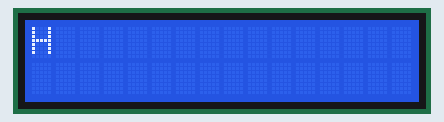
The sketch below on a simulated Arduino Uno, built with avr-gcc and run on an emulated ATmega328P. On the bench: 16×2 character LCD.

Above: at 0.1 s.
At 1.1 s:
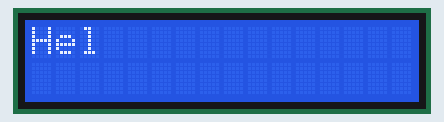
At 2.1 s:
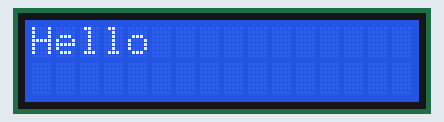
At 4.6 s:
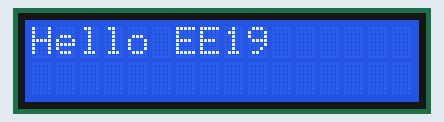
At 7.1 s:
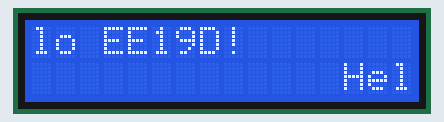
At 12.6 s:
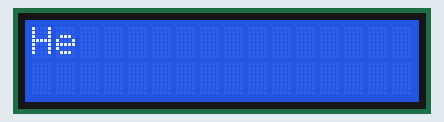

Measured:
- by itself, everything shown: repeats every 12.0 s, in 24 steps
- what the display in image 1 shows lasts 0.5 s, from 1.1 s to 1.6 s
- what the display in image 2 shows lasts 1.0 s, from 2.1 s to 3.1 s

The sketch:

Projekt_15-LCD_Display-ovn1.ino
```cpp
/******************************************************************
*  Projekt 15 - LCD-Display - ovn1
*  Den skriver ut ett tecken i taget och scrollar det åt vänster.
*******************************************************************/
// Ladda ner LiquidCrystal-biblioteket
#include <LiquidCrystal.h>

// Initiera biblioteket med de stift du använder.
const int rs = 2;
const int en = 4;
const int d4 = 8;
const int d5 = 9;
const int d6 = 10;
const int d7 = 11;
LiquidCrystal lcd(rs, en, d4, d5, d6, d7);

char message[] = {'H','e','l','l','o',' ','E','E','1','9','D','!'};

void setup()
{
  lcd.begin(16, 2); // Initiera 16x2 LCD
  lcd.clear();      // Rensa gamla data som visas på displayen.
}

void loop()
{
  lcd.setCursor(0, 0);

  // Skriver ut ett tecken i taget
  for (int index = 0; index < 12; index++)
  {
    lcd.print(message[index]);
    delay(500);
  }

  lcd.setCursor(16, 1);

  // ställer in displayen så att den scrollar automatiskt:
  lcd.autoscroll();

  // Skriver ut ett tecken i taget
  for (int index = 0; index < 12; index++)
  {
    lcd.print(message[index]);
    delay(500);
  }

  // täng av automatisk scrollning
  lcd.noAutoscroll();

  // rensa displayen för nästa loop:
  lcd.clear();
}
```
